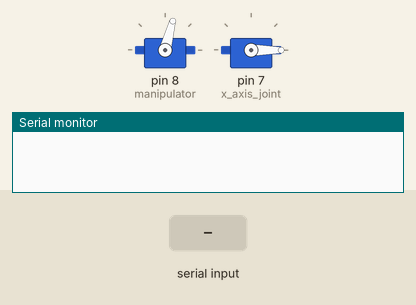
Bench run of a sketch on a simulated Arduino Uno, built with avr-gcc and run on an emulated ATmega328P. On the bench: 2 × servo, the last lines printed to the serial monitor. The test bench sets the inputs (shaded band).

Above: at 1.2 s.
1.3 s: "90,45\n" received over Serial
At 2.3 s:
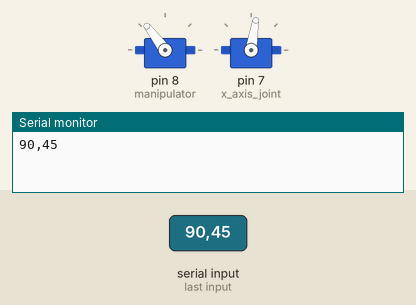
2.8 s: "30,150\n" received over Serial
At 3.5 s:
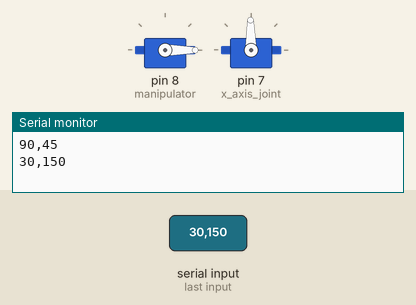
4.3 s: "1,90\n" received over Serial
At 4.6 s:
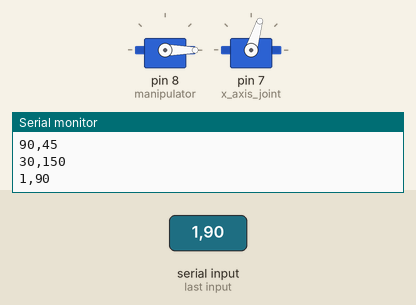
5.8 s: "1,90,45\n" received over Serial
At 7.0 s:
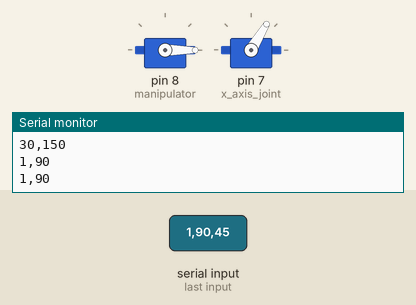
7.3 s: "90,45\n" received over Serial
At 8.1 s:
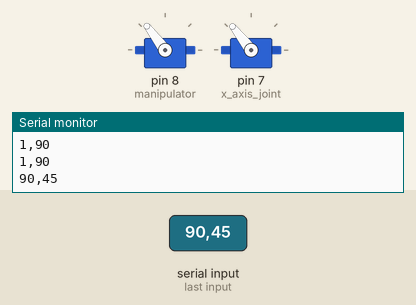
8.8 s: "30,150\n" received over Serial
At 9.2 s:
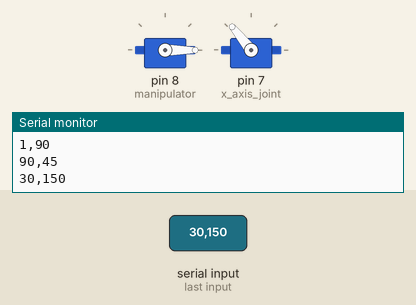
Timing chart, 0 to 11.3 s (numbered marks = the images above; inputs shaded):
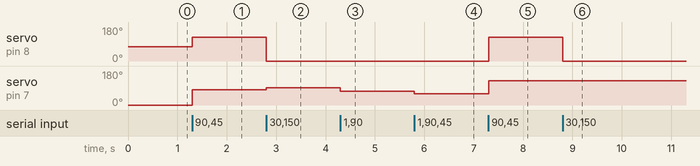

Measured:
- after the input at 1.3 s, servo on pin 8 (manipulator): 75° → 127° at once; servo on pin 7 (x_axis_joint): 0° → 81° at once
- after the input at 2.8 s, servo on pin 8 (manipulator): 127° → 0° at once; servo on pin 7 (x_axis_joint): 81° → 91° at once
- after the input at 4.3 s, servo on pin 7 (x_axis_joint): 91° → 73° at once
- after the input at 5.8 s, servo on pin 7 (x_axis_joint): 73° → 59° at once
- after the input at 7.3 s, servo on pin 8 (manipulator): 0° → 127° at once; servo on pin 7 (x_axis_joint): 59° → 128° at once
- after the input at 8.8 s, servo on pin 8 (manipulator): 127° → 0° at once; servo on pin 7 (x_axis_joint): 128° → 129° at once

The sketch:

RoboticArm.ino
```cpp
#include <Servo.h>
#include <string.h>
#include "filters.h"

Servo manipulator; // from 140 (open) to 180 (close)
Servo x_axis_joint; // 0 to 140 (75 is upright)
Servo z_axis_joint; // 0 to 180
String readString;
String data;
String v;
String i;
String w;
String h;
int ind1; // , locations
int ind2;
int ind3;
int ind4;
String dist;
int x_filtered = 0;
int y_filtered = 0;
const char delimiter = ',';
int dist_num = 0;
int dist_num_filtered = 0;
int angle1 = 0;
int angle2 = 0;
void setup() {
  manipulator.attach(8);
  x_axis_joint.attach(7);
  manipulator.write(75);
  x_axis_joint.write(0);
  Serial.begin(115200);
  Serial.setTimeout(100);

}

void loop() {
if (Serial.available() > 0)
{//Wait for user input
      String data=Serial.readStringUntil('\n');
      data.trim();
      int commaIndex = data.indexOf(',');
      if (commaIndex >= 0) { // if the comma separator is found
      String xString = data.substring(0, commaIndex); // extract the X string
      String yString = data.substring(commaIndex + 1); // extract the Y string

      int x = xString.toInt(); // cast the X string to an int
      int y = yString.toInt(); // cast the Y string to an int


      angle1 = map(x, 0, 40, 0, 180);
      angle2 = map(y, 10, 40, 220, 140);
      angle1 = (angle1 < 0)? 0:angle1 ;
      angle2 = (angle2 < 10)? 0:angle2 ;
      x_filtered = ComplementaryFilter(angle1, x_filtered, 0.2);
      y_filtered = ComplementaryFilter(angle2, y_filtered, 1);
      x_axis_joint.write(x_filtered);
      manipulator.write(y_filtered);
      Serial.print(x);
      Serial.print(',');
      Serial.println(y);
      delay(50);
      }


}

}
```

filters.h
```cpp
float dotproduct(float array1[], float array2[],int array_size);
float ComplementaryFilter(float readings, float filtered, float alpha);
float ComplementaryFusionFilter(float readings_1, float delta_readings_2,float updated, float alpha);
float FIR_filter(float x_0, int window_size, float weights[]);
float IIR_filter(float x_0,int window_size, float weights_input[], float weights_feedback[]);

float dotproduct(float array1[], float array2[],int array_size){
        static float sum;
        sum = 0;
        static int i = 0;
        for(i=0;i<array_size;i++){
            sum += array1[i]*array2[i];
        }
        return sum;
    }

    float ComplementaryFilter(float readings, float filtered, float alpha){ // Infinite Impulse Response Filter
        filtered = readings*alpha + filtered*(1-alpha);
        return filtered;
        /*

        This filter is a super basic IIR filter
        It takes an exponentially weighed moving average over the readings
        to the effect of smoothing out any ripples.
        ================================
        alpha is the MA Weight:
        alpha = 1 means the filter output will essentially be the same as the input.
        As alpha is decreased, the effective moving average window is increased
        to the effect of higher order smoothing, however note that this comes with a larger lag effect
        where the output is phase-shifted

        0 <= alpha <= 1

        */
    }

    float ComplementaryFusionFilter(float readings_1, float delta_readings_2,float updated, float alpha){
      updated = readings_1*alpha + (updated + delta_readings_2)*(1-alpha);
      return updated;
      /*
       This is a sensor fusion filter based on the complementary filter concept
       It updates the state (readings_1) from sensor 1
       and it's derivative from sensor 2 and recursively updates the fused reading.
       It is recommended to trace the function for the best understanding.
       =======================================================
       alpha is the weight coefficient for sensor 1 (proportional to how much it is 'trusted')
       0 <= alpha <= 1
       in the extreme cases, alpha = 1 means the filter will converge to sensor 1
       and alpha = 0 means it will converge to sensor 2
       readings_1 is the reading from sensor 1
       readings_2_dot is the reading from sensor 2
       updated is the filter output
       */
    }

    float FIR_filter(float x_0, int window_size, float weights[]){
        // defining input array
        static float output;
        static int i;
        output = 0;
        static float X[10] = {0,0,0,0,0,0,0,0,0,0};
           // saving the most recent reading
      X[0]=x_0;
      output = dotproduct(X,weights,window_size);
      for(i=window_size;i<0;i--){
        X[i] = X[i-1];
      }
      return output;
    }

    float IIR_filter(float x_0,int window_size, float weights_input[], float weights_feedback[]){
        // defining input and output arrays
        static float output;
    static float X[5] = {0,0,0,0,0};
    static float Y[4] = {0,0,0,0};
    static int i;
    if(window_size>5){
        window_size = 5;
         // max window size is 5 for speed in calculation
    }
    X[0]=x_0;
    output = dotproduct(X,weights_input,window_size) - dotproduct(Y,weights_feedback,window_size-1);
    for(int i = window_size;i > 0;i--){
       // delaying each received input
       if (i == (window_size - 1)){
        Y[i]=Y[i-1];
       }else{
        X[i]=X[i-1];
        Y[i]=Y[i-1];
       }
     }
      Y[0]=output;
      return output;
    }

    float DirectFormII(float x_0, float feedback_weights[], float input_weights[]){
    static float v[3] = {0,0,0};
    static float y = 0;
    v[0] = x_0 - feedback_weights[0]*v[1] - feedback_weights[1]*v[2];
    y = v[0]*input_weights[0] + v[1]*input_weights[1] + v[2]*input_weights[2];
    for (int i=2;i<0;i--){
        v[i] = v[i-1];
    }
    return y;
    }
```
